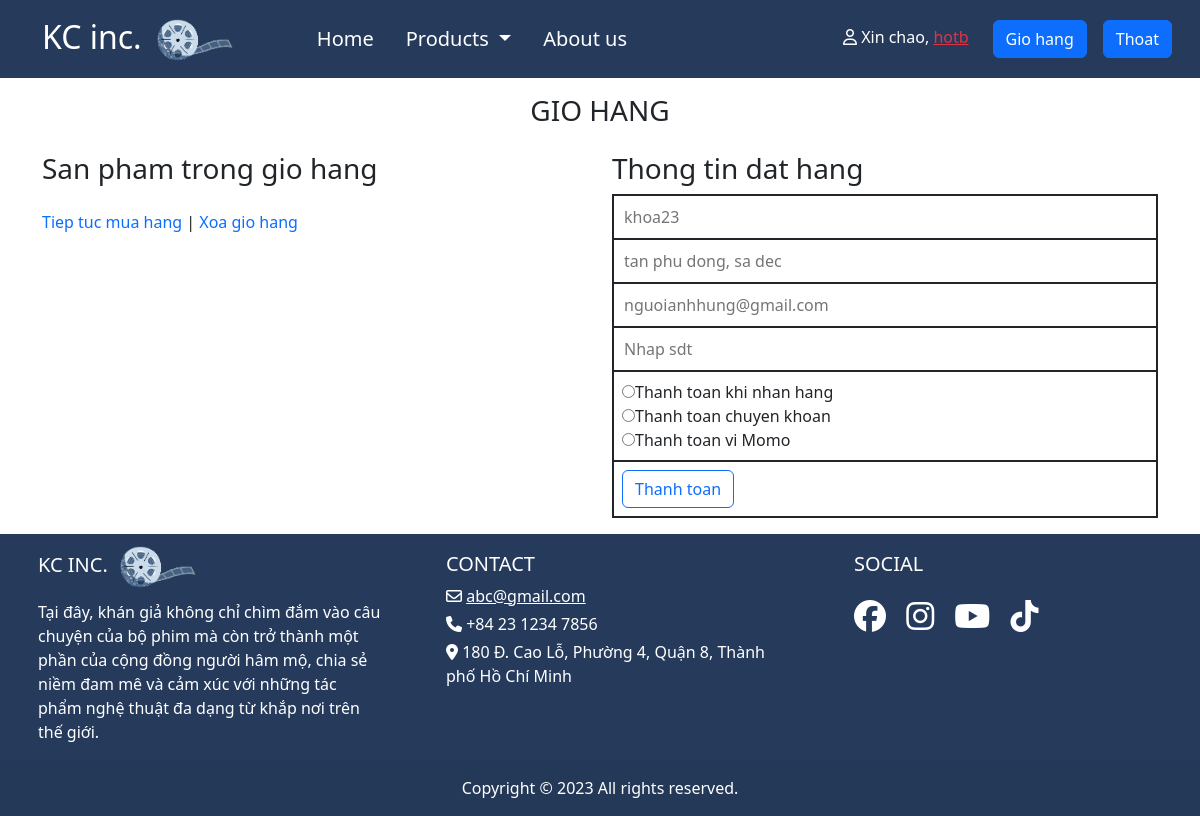
The page /index.php?act=viewcart (signed in) on the database as committed earlier.
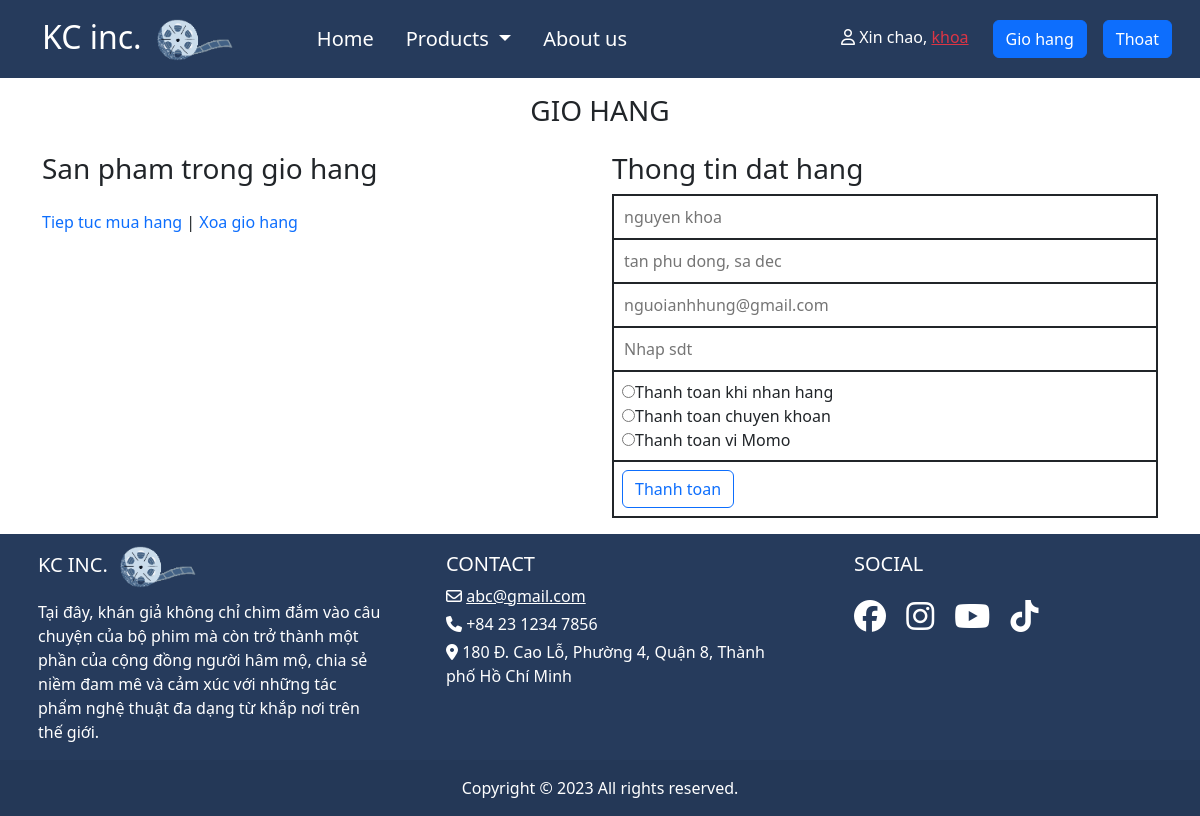
The same page on the database as committed later.
### tables this page shows
CREATE TABLE IF NOT EXISTS `users` (
  `id` int NOT NULL AUTO_INCREMENT,
  `name` varchar(50) DEFAULT NULL,
  `address` varchar(100) DEFAULT NULL,
  `email` varchar(50) DEFAULT NULL,
  `user` varchar(20) NOT NULL,
  `pass` varchar(20) NOT NULL,
  `role` tinyint(1) NOT NULL DEFAULT '0',
  PRIMARY KEY (`id`)
);

### model/taikhoan.php (called while the page is built, shortened)
<?php
class Account
{
    function get_one_User($id)
    {
        $conn = openCon();
        $stmt = $conn->prepare("SELECT * FROM users WHERE id=" . $id);
        $stmt->execute();
        $res = $stmt->fetchAll();
        return $res;
    }
}

### view/viewcart.php (the view, shortened to what the changed rows need)
<!DOCTYPE html>
<html lang="en">
<head>
    <link rel="stylesheet" href="https://cdn.jsdelivr.net/npm/bootstrap@5.2.3/dist/css/bootstrap.min.css">
</head>
<body>
    <section class="ab-info-main">
        <div class="container py-3">
            <h3 class="tittle text-center">GIO HANG</h3>
            <div class="row contact-main-info mt-4">
                <div class="col-md-6 contact-left-content ">
                    <h3>San pham trong gio hang</h3>
                    <div class="mt-4 text-decoration-none">
                        <a href="index.php" class="text-decoration-none">Tiep tuc mua hang</a> |
                        <a href="index.php?act=giohang_del" class="text-decoration-none">Xoa gio hang</a>
                    </div>
                </div>
                <div class="col-md-6 contact-right-content">
                    <h3>Thong tin dat hang</h3>
                    <form action="index.php?act=thanhtoan" method="post">
                        <table class="table-bordered border-dark custom-table">
                            <thead>
                                <tr>
                                    <td class="border-2 p-2"><input type="text" name="name" id="" placeholder="<?php if(isset($user)) echo''.$user[0]['name'].'';else echo'Nhap ho ten'?>"></td>
                                </tr>
                                <tr>
                                    <td class="border-2 p-2"><input type="text" name="address" id="" placeholder="<?php if(isset($user)) echo''.$user[0]['address'].'';else echo'Nhap dia chi'?>"></td>
                                </tr>
                                <tr>
                                    <td class="border-2 p-2"><input type="text" name="email" id="" placeholder="<?php if(isset($user)) echo''.$user[0]['email'].'';else echo'Nhap email'?>"></td>
                                </tr>
                                <tr>
                                    <td class="border-2 p-2"><input type="text" name="tel" id="" placeholder="Nhap sdt"></td>
                                </tr>
                                <tr>
                                    <td class="border-2 p-2">
                                        <input type="radio" name="pttt" value="1" selected>Thanh toan khi nhan hang <br>
                                        <input type="radio" name="pttt" value="2">Thanh toan chuyen khoan <br>
                                        <input type="radio" name="pttt" value="3">Thanh toan vi Momo <br>
                                    </td>
                                </tr>
                                <tr>
                                    <td class="border-2 p-2">
                                        <button type="submit" class="btn btn-outline-primary" name="thanhtoan" value="thanhtoan">
                                            Thanh toan
                                        </button>
                                    </td>
                                </tr>
                            </thead>
                        </table>
                    </form>
                </div>
            </div>
        </div>
    </section>
</body>
</html>

### view/header.php (shortened to what the changed rows need)
<!doctype html>
<html lang="en">
<head>
    <link rel="stylesheet" href="/style.css">
    <link rel="stylesheet" href="https://cdnjs.cloudflare.com/ajax/libs/font-awesome/6.4.2/css/all.min.css">
    <link href="https://cdn.jsdelivr.net/npm/bootstrap@5.2.1/dist/css/bootstrap.min.css" rel="stylesheet">
</head>
<body>
    <header>
        <div class="background">
            <nav class="navbar navbar-expand-lg bg-body-tertiary">
                <div class="container-fluid">
                    <div class="justify-content-end">
                        <?php
                        if (isset($_SESSION['username']) && ($_SESSION['username'] != "")) {
                            echo '<div class="text-white">
                            <i class="fa-regular fa-user"></i>
                            Xin chao, <a href="index.php?act=user" class="text-danger">' . $_SESSION['username'] . '</a>';
                            echo '<a href="index.php?act=viewcart""><button type=" button" class="btn btn-primary ms-4 me-3">Gio hang</button></a>';
                            echo '<a href="index.php?act=exit""><button type=" button" class="btn btn-primary me-3">Thoat</button></a></div>';
                        } else {
                        ?>
                            <a href="index.php?act=dangnhap"><button type=" button" class="btn btn-primary me-3">Log in</button></a>
                            <a href="index.php?act=dangky"><button type=" button" class="btn btn-primary me-4">Sign in</button></a>
                        <?php } ?>
                    </div>
                </div>
            </nav>
        </div>
    </header>
</body>
</html>

Rows that differ between the two databases and show on the page:
changed users "tan phu dong, sa dec": name "khoa23" → "nguyen khoa"
Other text that changed with them:
$_SESSION['username']: "hotb" → "khoa"
